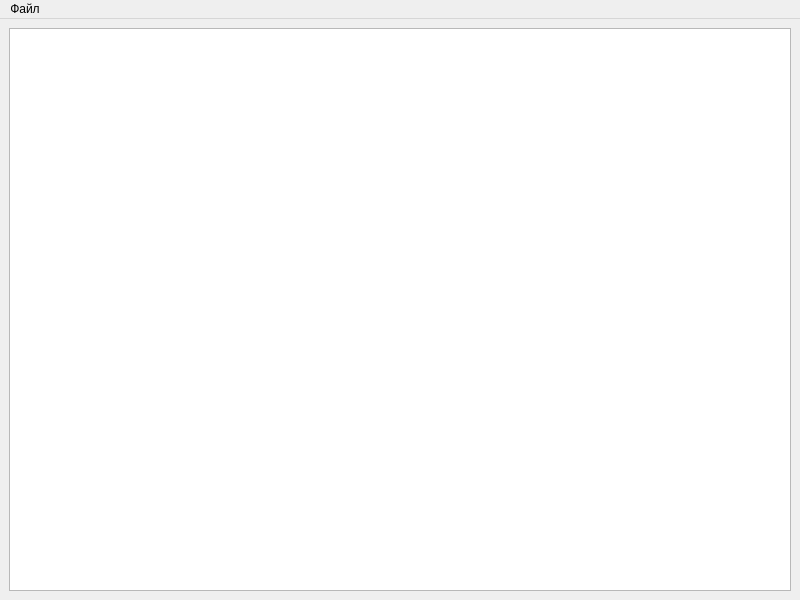
<?xml version="1.0" encoding="UTF-8"?>
<ui version="4.0">
 <class>CurrencyWindow</class>
 <widget class="QMainWindow" name="CurrencyWindow">
  <property name="geometry">
   <rect>
    <x>0</x>
    <y>0</y>
    <width>800</width>
    <height>600</height>
   </rect>
  </property>
  <property name="windowTitle">
   <string notr="true">Валюты</string>
  </property>
  <widget class="QWidget" name="centralwidget">
   <layout class="QGridLayout" name="gridLayout">
    <item row="0" column="0">
     <widget class="QTableView" name="currencyTableView">
      <attribute name="horizontalHeaderHighlightSections">
       <bool>false</bool>
      </attribute>
      <attribute name="verticalHeaderVisible">
       <bool>false</bool>
      </attribute>
     </widget>
    </item>
   </layout>
  </widget>
  <widget class="QMenuBar" name="menubar">
   <property name="geometry">
    <rect>
     <x>0</x>
     <y>0</y>
     <width>800</width>
     <height>30</height>
    </rect>
   </property>
   <widget class="QMenu" name="menuFile">
    <property name="title">
     <string notr="true">Файл</string>
    </property>
    <addaction name="actionClose"/>
   </widget>
   <addaction name="menuFile"/>
  </widget>
  <action name="actionClose">
   <property name="text">
    <string notr="true">Закрыть</string>
   </property>
  </action>
 </widget>
 <resources/>
 <connections/>
</ui>
